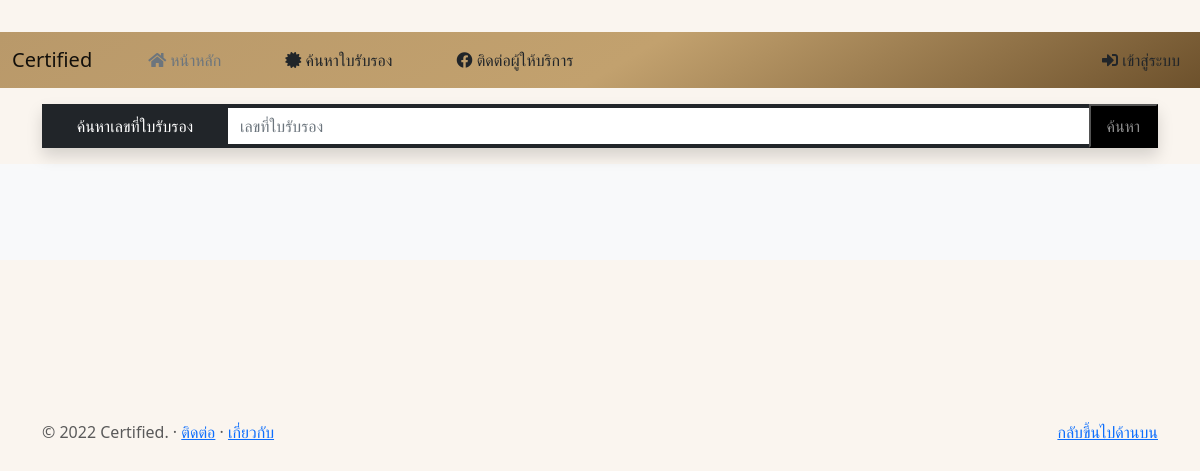
Page /?content on the earlier database version.
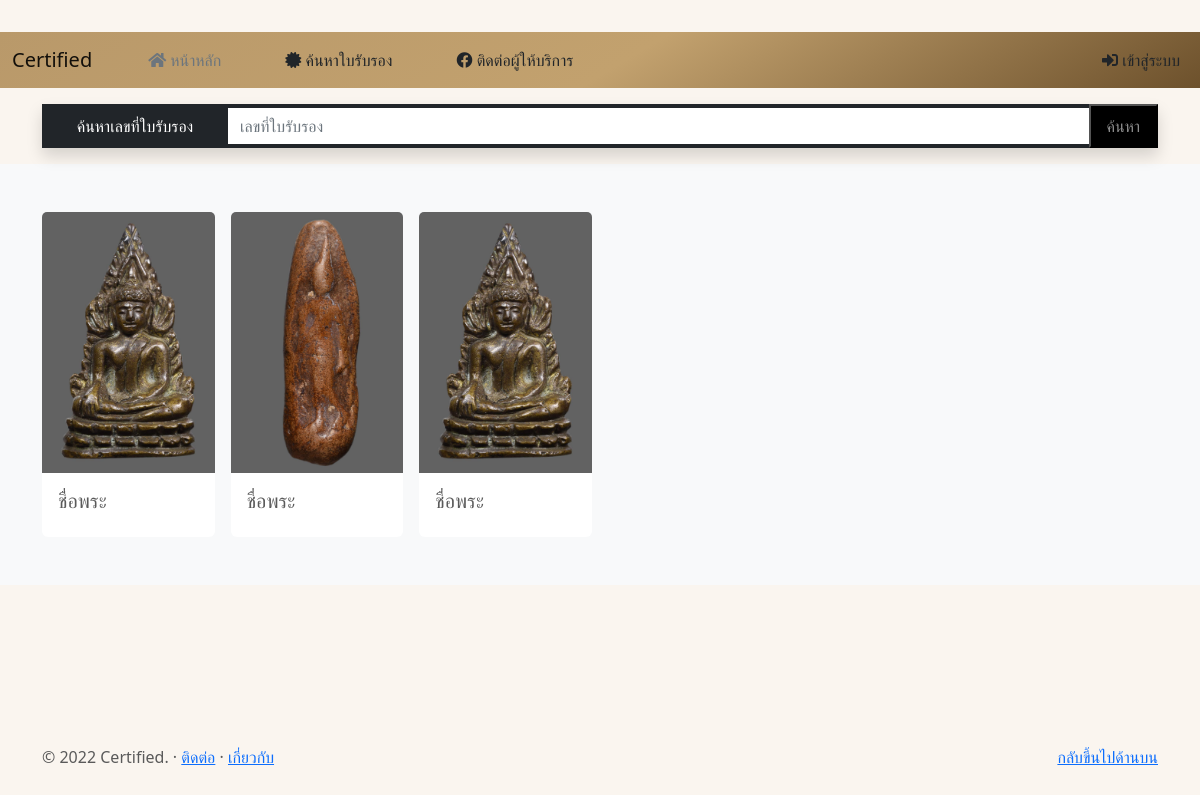
Same page on the later database version.
### tables this page shows
CREATE TABLE `cer` (
  `id_cer` int(11) NOT NULL AUTO_INCREMENT,
  `id_card` varchar(250) NOT NULL,
  `cer_start` varchar(250) NOT NULL,
  `cer_m_type` varchar(250) NOT NULL,
  `cer_m_name` varchar(250) NOT NULL,
  `cer_temple` varchar(250) NOT NULL,
  `cer_province` varchar(250) NOT NULL,
  `cer_name` varchar(250) NOT NULL,
  `cer_other` varchar(250) NOT NULL,
  `cer_img` varchar(250) NOT NULL,
  `cer_img_1` varchar(250) NOT NULL,
  `cer_img_2` varchar(250) NOT NULL,
  `cer_img_3` varchar(250) NOT NULL,
  `cer_img_4` varchar(250) NOT NULL COMMENT '\n',
  `cer_creat_at` timestamp NOT NULL DEFAULT CURRENT_TIMESTAMP ON UPDATE CURRENT_TIMESTAMP,
  PRIMARY KEY (`id_cer`)
);

### content.php (the view, shortened to what this page needs)
<section class="py-3 text-center container" >
    <form action="?detail" method="get">
        <header class="navbar navbar-dark sticky-top bg-dark flex-md-nowrap p-0 shadow">
            <a class="navbar-brand col-md-3 col-lg-2 me-0 px-3 fs-6">ค้นหาเลขที่ใบรับรอง</a>
            <input name="id_card" class="form-control form-control-dark w-100 rounded-0 border-0" type="text" placeholder="เลขที่ใบรับรอง" aria-label="Search">
            <div class="navbar-nav">
                <div class="nav-item text-nowrap">
                    <button type="submit" class="nav-link px-3" style="background-color: black;">ค้นหา</button>
                </div>
            </div>
        </header>
    </form>
</section>
<div class="album py-5 bg-light">
    <div class="container">
        <div class="row row-cols-1 row-cols-md-6 g-3">
            <?php
            $sql = "SELECT * FROM cer ";
            $result = mysqli_query($conn, $sql);
            while ($row = mysqli_fetch_assoc($result)) {
            ?>
                <div class="col">
                    <div class="card h-100 border-0">
                        <a href="?detail&id_card=<?= $row['id_card'] ?>"><img src="./uploads/<?= $row['cer_img_1'] ?>" style="width: 100%;height: 100%;" class="card-img-top" alt="..."></a>
                        <div class="card-body">
                            <h5 class="card-title"><?= $row['cer_m_name'] ?></h5>
                        </div>
                    </div>
                </div>
            <?php } ?>
        </div>
    </div>
</div>

Differences in the rows shown:
added cer: cer_img_1 (picture), cer_m_name "ชื่อพระ"
added cer: cer_img_1 (picture), cer_m_name "ชื่อพระ"
added cer: cer_img_1 (picture), cer_m_name "ชื่อพระ"
